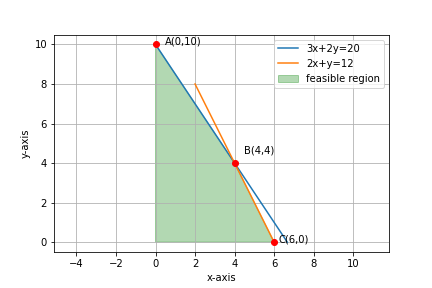

Source code (Python):
# -*- coding: utf-8 -*-
"""assignment11.ipynb

Automatically generated by Colaboratory.

Original file is located at
    https://colab.research.google.com/drive/1K5a0Otpx0kpinm2wHNIwTJoQLDNl6yaj
"""

import numpy as np
import matplotlib.pyplot as plt

#Generate line points
def line_gen(A,B):
  len =10
  dim = A.shape[0]
  x_AB = np.zeros((dim,len))
  lam_1 = np.linspace(0,1,len)
  for i in range(len):
    temp1 = A + lam_1[i]*(B-A)
    x_AB[:,i]= temp1.T
  return x_AB

#Generating and plotting line x+3y=30
C=np.array([0,10])
D=np.array([6.6666,0])
CD=line_gen(C,D)
plt.plot(CD[0,:],CD[1,:],label='3x+2y=20')

#Generating and plotting line 3x+4y=60
A=np.array([6,0])
B=np.array([2,8])
AB=line_gen(A,B)
plt.plot(AB[0,:],AB[1,:],label='2x+y=12')


#Shading Required Region
x1=[C[0],0,A[0],4]
y1=[C[1],0,A[1],4]
plt.fill(x1,y1,color='g',alpha=0.3,label='feasible region')

#Labelling points
plt.plot(C[0],C[1],'o',color='r')
plt.text(0.5,10,"A(0,10)")

plt.plot(4,4,'o',color='r')
plt.text(4.5,4.5,"B(4,4)")

plt.plot(A[0],A[1],'o',color='r')
plt.text(6.2,0,"C(6,0)")

plt.xlabel('x-axis')
plt.ylabel('y-axis')
plt.legend(loc='best')
plt.grid() # minor
plt.axis('equal')

#if using termux
plt.savefig('assignment11.png')
#else
plt.show()